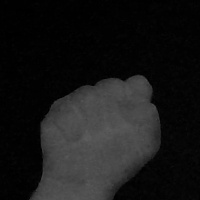
#> input picture hog/0_0.jpg, 200 x 200 px, given in place of the camera
$ python vishal.py   (older library calls are emulated)
#> lines starting #> are read from the running program, lines starting #| are printed output that depends on the picture; after the words box and inside, x2 and y2 are one past the last pixel; in counts of white or black regions, pixels touching at a corner belong together
import sys
import cv2
import numpy as np
import math
cap = cv2.VideoCapture(0)
while(cap.isOpened()):
    ret, img = cap.read()
#> img is the input picture: shape (200, 200, 3); min 0, max 93, mean 23.2
    cv2.rectangle(img,(300,300),(100,100),(0,255,0),0)
#> img: shape (200, 200, 3); 0.5% of pixels changed, all inside (x1, y1, x2, y2) = (100, 100, 200, 200)
    crop_img = img[100:300, 100:300]
    grey = cv2.cvtColor(crop_img, cv2.COLOR_BGR2GRAY)
    value = (35, 35)
    blurred = cv2.GaussianBlur(grey, value, 0)
    _, thresh1 = cv2.threshold(blurred, 127, 255,
                               cv2.THRESH_BINARY_INV+cv2.THRESH_OTSU)
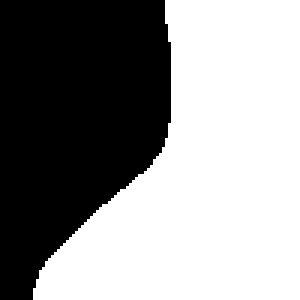
#> thresh1: shape (100, 100) (shown 3 times larger); 57.3% white; 1 black region
    cv2.imshow('Thresholded', thresh1)
    image, contours, hierarchy = cv2.findContours(thresh1.copy(), \
            cv2.RETR_TREE, cv2.CHAIN_APPROX_NONE)
#> contours = 1 contour; box (x1, y1, x2, y2) and area: (11, 0, 100, 100) 5562

    max_area = -1
    for i in range(len(contours)):
        cnt=contours[i]
        area = cv2.contourArea(cnt)
        if(area>max_area):
            max_area=area
            ci=i
#> this loop made 1 pass
#> (area, max_area, ci) on pass 1: (5562.5, 5562.5, 0)
#> after the loop, ci = 0; max_area = 5562.5
    cnt=contours[ci]
#> cnt = contour of 333 points, box (x1, y1, x2, y2) (11, 0, 100, 100), area 5562
    x,y,w,h = cv2.boundingRect(cnt)
#> x = 11; y = 0; w = 89; h = 100
    cv2.rectangle(crop_img,(x,y),(x+w,y+h),(0,0,255),0)
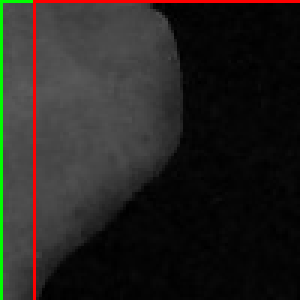
#> crop_img: shape (100, 100, 3) (shown 3 times larger); mean B, G, R 32.8, 35.6, 37.6
    hull = cv2.convexHull(cnt)
#> hull = [[99, 0], [99, 99], [11, 99], [11, 96], [13, 90], [55, 0]]
    drawing = np.zeros(crop_img.shape,np.uint8)
    cv2.drawContours(drawing,[cnt],0,(0,255,0),0)
    cv2.drawContours(drawing,[hull],0,(0,0,255),0)
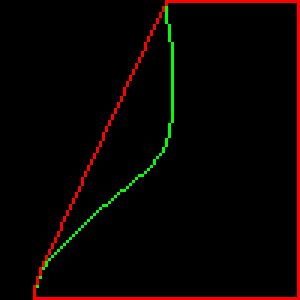
#> drawing: shape (100, 100, 3) (shown 3 times larger); mean of channels 0, 1, 2 0, 2.4, 8.4; drawn as B, G, R
    hull = cv2.convexHull(cnt,returnPoints = False)
#> hull = [289, 190, 102, 99, 93, 0]
    defects = cv2.convexityDefects(cnt,hull)
#> defects = [[0, 93, 48, 5196], [93, 99, 95, 162]]
    count_defects = 0
    cv2.drawContours(thresh1, contours, -1, (0,255,0), 3)
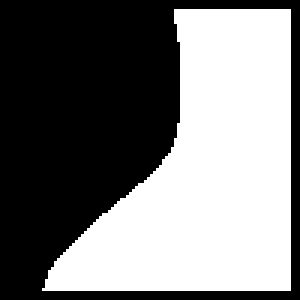
#> thresh1: shape (100, 100) (shown 3 times larger); 47.5% white; 1 white region, box (x1, y1, x2, y2) and area: (14, 3, 97, 97) 4755
    for i in range(defects.shape[0]):
        s,e,f,d = defects[i,0]
        start = tuple(cnt[s][0])
        end = tuple(cnt[e][0])
        far = tuple(cnt[f][0])
        a = math.sqrt((end[0] - start[0])**2 + (end[1] - start[1])**2)
        b = math.sqrt((far[0] - start[0])**2 + (far[1] - start[1])**2)
        c = math.sqrt((end[0] - far[0])**2 + (end[1] - far[1])**2)
        angle = math.acos((b**2 + c**2 - a**2)/(2*b*c)) * 57
        if angle <= 90:
            count_defects += 1
            cv2.circle(crop_img,far,1,[0,0,255],-1)
        #dist = cv2.pointPolygonTest(cnt,far,True)
        cv2.line(crop_img,start,end,[0,255,0],2)
#> this loop made 2 passes
#> (s, e, f, d, start, end, far, a) on passes 1 to 2: (0, 93, 48, 5196, (55, 0), (13, 90), (55, 48), 99.32), (93, 99, 95, 162, (13, 90), (11, 96), (13, 92), 6.32)
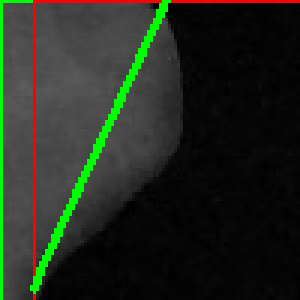
#> crop_img: shape (100, 100, 3) (shown 3 times larger); 2.98% of pixels changed, all inside (x1, y1, x2, y2) = (10, 0, 57, 98)
#> after the loop, count_defects = 0
        #cv2.circle(crop_img,far,5,[0,0,255],-1)
    if count_defects == 1:
        cv2.putText(img,"I am Vipul", (50,50), cv2.FONT_HERSHEY_SIMPLEX, 2, 2)
    elif count_defects == 2:
        str = "This is a basic hand gesture recognizer"
        cv2.putText(img, str, (5,50), cv2.FONT_HERSHEY_SIMPLEX, 1, 2)
    elif count_defects == 3:
        cv2.putText(img,"This is 4 :P", (50,50), cv2.FONT_HERSHEY_SIMPLEX, 2, 2)
    elif count_defects == 4:
        cv2.putText(img,"Hi!!!", (50,50), cv2.FONT_HERSHEY_SIMPLEX, 2, 2)
    else:
        cv2.putText(img,"Hello World!!!", (50,50),\
                    cv2.FONT_HERSHEY_SIMPLEX, 2, 2)
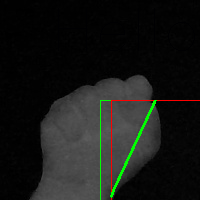
#> img: shape (200, 200, 3); mean B, G, R 22.3, 24.9, 23.4
    #cv2.imshow('drawing', drawing)
    #cv2.imshow('end', crop_img)
    cv2.imshow('Gesture', img)
    all_img = np.hstack((drawing, crop_img))
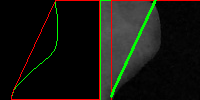
#> all_img: shape (100, 200, 3); mean of channels 0, 1, 2 15.5, 21.9, 22; drawn as B, G, R
    cv2.imshow('Contours', all_img)
    k = cv2.waitKey(10)
#> (key Esc is pressed here)
    if k == 27:
        break

$ run again, on hog/0_1.jpg
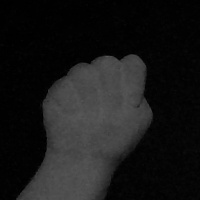
#> input picture hog/0_1.jpg, 200 x 200 px, given in place of the camera
#> img is the input picture: shape (200, 200, 3); min 0, max 89, mean 24.1
#> contours = 1 contour; box (x1, y1, x2, y2) and area: (0, 0, 100, 100) 7140
#> the loop `for i in range(len(contours)):` made 1 pass
#> (area, max_area, ci) on pass 1: (7140.5, 7140.5, 0)
#> after the loop `for i in range(len(contours)):`: ci = 0; max_area = 7140.5
#> cnt = contour of 347 points, box (x1, y1, x2, y2) (0, 0, 100, 100), area 7140
#> x = 0; w = 100
#> `hull = cv2.convexHull(cnt)`: hull = [[99, 0], [99, 99], [0, 99], [0, 93], [13, 64], [14, 62], [50, 0]]
#> `hull = cv2.convexHull(cnt,returnPoints = False)`: hull = [298, 199, 100, 94, 65, 63, 0]
#> defects = [[0, 63, 25, 2550], [63, 65, 64, 114], [65, 94, 82, 612]]
#> `cv2.drawContours(thresh1, contours, -1, (0,255,0), 3)`:
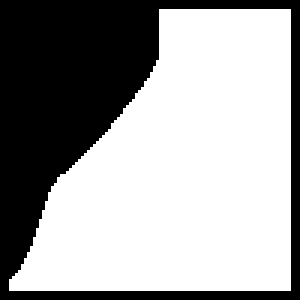
#> thresh1: shape (100, 100) (shown 3 times larger); 63% white; 1 black region, box (x1, y1, x2, y2) and area: (0, 0, 100, 100) 3702
#> the loop `for i in range(defects.shape[0]):` made 3 passes
#> (s, e, f, d, start, end, far, a) on passes 1 to 3: (0, 63, 25, 2550, (50, 0), (14, 62), (47, 25), 71.69), (63, 65, 64, 114, (14, 62), (13, 64), (14, 63), 2.24), (65, 94, 82, 612, (13, 64), (0, 93), (8, 81), 31.78)
#> after the loop `for i in range(defects.shape[0]):`: count_defects = 0
#> `all_img = np.hstack((drawing, crop_img))`:
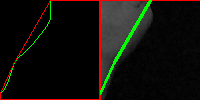
#> all_img: shape (100, 200, 3); mean of channels 0, 1, 2 10, 15.3, 16.8; drawn as B, G, R

$ run again, on hog/0_2.jpg
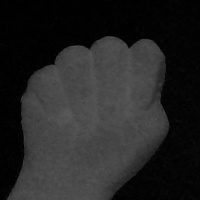
#> input picture hog/0_2.jpg, 200 x 200 px, given in place of the camera
#> img is the input picture: shape (200, 200, 3); min 0, max 90, mean 36.4
#> contours = 1 contour; box (x1, y1, x2, y2) and area: (11, 0, 100, 100) 5257
#> the loop `for i in range(len(contours)):` made 1 pass
#> (area, max_area, ci) on pass 1: (5257, 5257, 0)
#> after the loop `for i in range(len(contours)):`: ci = 0; max_area = 5257
#> cnt = contour of 322 points, box (x1, y1, x2, y2) (11, 0, 100, 100), area 5257
#> x = 11; y = 0; w = 89; h = 100
#> `hull = cv2.convexHull(cnt)`: hull = [[99, 0], [99, 99], [11, 99], [11, 97], [12, 94], [14, 90], [63, 0]]
#> `hull = cv2.convexHull(cnt,returnPoints = False)`: hull = [286, 187, 99, 97, 94, 90, 0]
#> defects = [[0, 90, 34, 4387], [90, 94, 91, 114], [94, 97, 96, 162]]
#> `cv2.drawContours(thresh1, contours, -1, (0,255,0), 3)`:
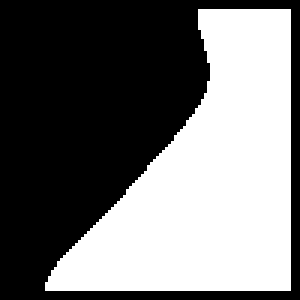
#> thresh1: shape (100, 100) (shown 3 times larger); 44.8% white; 1 white region, box (x1, y1, x2, y2) and area: (15, 3, 97, 97) 4477
#> the loop `for i in range(defects.shape[0]):` made 3 passes
#> (s, e, f, d, start, end, far, a) on passes 1 to 3: (0, 90, 34, 4387, (63, 0), (14, 90), (64, 34), 102.5), (90, 94, 91, 114, (14, 90), (12, 94), (14, 91), 4.47), (94, 97, 96, 162, (12, 94), (11, 97), (12, 96), 3.16)
#> after the loop `for i in range(defects.shape[0]):`: count_defects = 0
#> `all_img = np.hstack((drawing, crop_img))`:
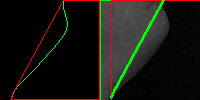
#> all_img: shape (100, 200, 3); mean of channels 0, 1, 2 15.8, 22.1, 22.2; drawn as B, G, R

$ run again, on hog/0_3.jpg
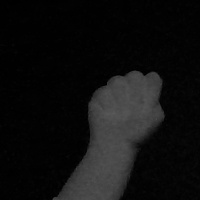
#> input picture hog/0_3.jpg, 200 x 200 px, given in place of the camera
#> img is the input picture: shape (200, 200, 3); min 0, max 90, mean 15.1
#> contours = 1 contour; box (x1, y1, x2, y2) and area: (19, 0, 100, 100) 5886
#> the loop `for i in range(len(contours)):` made 1 pass
#> (area, max_area, ci) on pass 1: (5885.5, 5885.5, 0)
#> after the loop `for i in range(len(contours)):`: ci = 0; max_area = 5885.5
#> cnt = contour of 317 points, box (x1, y1, x2, y2) (19, 0, 100, 100), area 5886
#> x = 19; y = 0; w = 81; h = 100
#> `hull = cv2.convexHull(cnt)`: hull = [[99, 0], [99, 99], [19, 99], [19, 98], [20, 94], [35, 46], [36, 44], [61, 0]]
#> `hull = cv2.convexHull(cnt,returnPoints = False)`: hull = [279, 180, 100, 99, 95, 47, 45, 0]
#> defects = [[0, 45, 21, 2211], [45, 47, 46, 114], [47, 95, 63, 489], [95, 99, 98, 186]]
#> the loop `for i in range(defects.shape[0]):` made 4 passes
#> (s, e, f, d, start, end, far, a) on passes 1 to 4: (0, 45, 21, 2211, (61, 0), (36, 44), (59, 21), 50.61), (45, 47, 46, 114, (36, 44), (35, 46), (36, 45), 2.24), (47, 95, 63, 489, (35, 46), (20, 94), (32, 62), 50.29), (95, 99, 98, 186, (20, 94), (19, 98), (20, 97), 4.12)
#> after the loop `for i in range(defects.shape[0]):`: count_defects = 0
#> `all_img = np.hstack((drawing, crop_img))`:
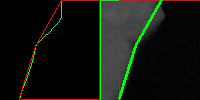
#> all_img: shape (100, 200, 3); mean of channels 0, 1, 2 14.1, 20.5, 20.3; drawn as B, G, R
